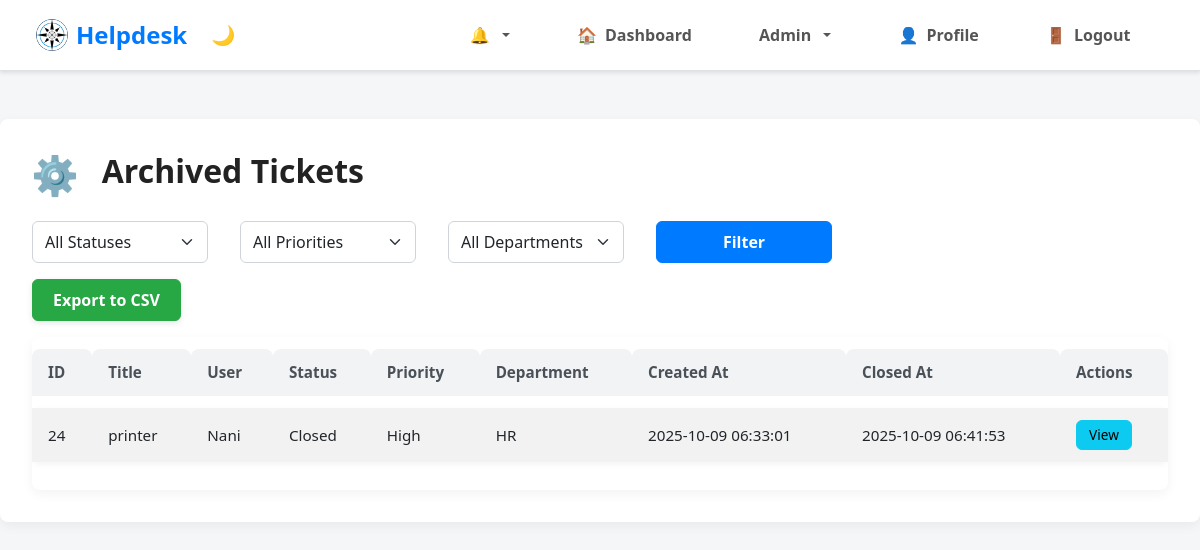
Page /archive_tickets.php (signed in) on the committed database.
### tables this page shows
CREATE TABLE `tickets` (
  `id` int(11) NOT NULL AUTO_INCREMENT,
  `title` varchar(255) NOT NULL,
  `description` text NOT NULL,
  `category` varchar(100) DEFAULT NULL,
  `priority` enum('low','medium','high') DEFAULT 'medium',
  `status` enum('open','assigned','closed') DEFAULT 'open',
  `user_id` int(11) NOT NULL,
  `assigned_to` int(11) DEFAULT NULL,
  `department_id` int(11) DEFAULT NULL,
  `created_at` timestamp NOT NULL DEFAULT current_timestamp(),
  `updated_at` timestamp NOT NULL DEFAULT current_timestamp() ON UPDATE current_timestamp(),
  `closed_at` timestamp NULL DEFAULT NULL,
  `archived` tinyint(1) NOT NULL DEFAULT 0,
  PRIMARY KEY (`id`),
  KEY `user_id` (`user_id`),
  KEY `assigned_to` (`assigned_to`),
  KEY `fk_tickets_department_id` (`department_id`),
  CONSTRAINT `fk_tickets_department_id` FOREIGN KEY (`department_id`) REFERENCES `departments` (`id`),
  CONSTRAINT `tickets_ibfk_1` FOREIGN KEY (`user_id`) REFERENCES `users` (`id`),
  CONSTRAINT `tickets_ibfk_2` FOREIGN KEY (`assigned_to`) REFERENCES `users` (`id`)
);

CREATE TABLE `users` (
  `id` int(11) NOT NULL AUTO_INCREMENT,
  `username` varchar(50) NOT NULL,
  `email` varchar(100) NOT NULL,
  `password` varchar(255) NOT NULL,
  `role` enum('user','admin') DEFAULT 'user',
  `created_at` timestamp NOT NULL DEFAULT current_timestamp(),
  `status` enum('active','inactive') DEFAULT 'active',
  `profile_picture` varchar(255) DEFAULT NULL,
  PRIMARY KEY (`id`),
  UNIQUE KEY `username` (`username`),
  UNIQUE KEY `email` (`email`)
);

CREATE TABLE `departments` (
  `id` int(11) NOT NULL AUTO_INCREMENT,
  `name` varchar(100) NOT NULL,
  `description` text DEFAULT NULL,
  PRIMARY KEY (`id`),
  UNIQUE KEY `name` (`name`)
);

### archive_tickets.php (the view, shortened to what this page needs)
<?php
include 'db.php';
$user_role = $_SESSION['role'];
$status_filter = $_GET['status'] ?? '';
$priority_filter = $_GET['priority'] ?? '';
$department_filter = $_GET['department'] ?? '';
$query = "SELECT t.*, u.username, d.name AS department_name FROM tickets t LEFT JOIN users u ON t.user_id = u.id LEFT JOIN departments d ON t.department_id = d.id WHERE t.archived = 1";
$params = [];
$query .= " ORDER BY t.closed_at DESC";
$stmt = $pdo->prepare($query);
$stmt->execute($params);
$tickets = $stmt->fetchAll();
?>
<!DOCTYPE html>
<html lang="en">
<head>
    <link href="https://cdn.jsdelivr.net/npm/bootstrap@5.3.0/dist/css/bootstrap.min.css" rel="stylesheet">
    <link rel="stylesheet" href="styles.css">
</head>
<body data-user-role="<?php echo $user_role; ?>">
    <?php include 'navbar.php'; ?>
    <div class="container mt-5">
        <h2><span class="notification-icon type-system"></span> Archived Tickets</h2>
        <form method="GET" class="row g-3 mb-3">
            <div class="col-md-2">
                <select name="status" class="form-select">
                    <option value="">All Statuses</option>
                </select>
            </div>
            <div class="col-md-2">
                <select name="priority" class="form-select">
                    <option value="">All Priorities</option>
                </select>
            </div>
            <div class="col-md-2">
                <select name="department" class="form-select">
                    <option value="">All Departments</option>
                </select>
            </div>
            <div class="col-md-2">
                <button type="submit" class="btn btn-primary w-100">Filter</button>
            </div>
        </form>
        <div class="mb-3">
            <a href="?export=1&status=<?php echo urlencode($status_filter); ?>&priority=<?php echo urlencode($priority_filter); ?>&department=<?php echo urlencode($department_filter); ?>" class="btn btn-success">Export to CSV</a>
        </div>
        <div class="table-responsive">
            <table class="table table-striped">
                <thead>
                    <tr>
                        <th>ID</th>
                        <th>Title</th>
                        <?php if ($user_role == 'admin'): ?>
                            <th>User</th>
                        <?php endif; ?>
                        <th>Status</th>
                        <th>Priority</th>
                        <th>Department</th>
                        <th>Created At</th>
                        <th>Closed At</th>
                        <th>Actions</th>
                    </tr>
                </thead>
                <tbody>
                    <?php foreach ($tickets as $ticket): ?>
                    <tr>
                        <td><?php echo $ticket['id']; ?></td>
                        <td><?php echo htmlspecialchars($ticket['title']); ?></td>
                        <?php if ($user_role == 'admin'): ?>
                            <td><?php echo htmlspecialchars($ticket['username'] ?? 'N/A'); ?></td>
                        <?php endif; ?>
                        <td><?php echo ucfirst($ticket['status']); ?></td>
                        <td><?php echo ucfirst($ticket['priority']); ?></td>
                        <td><?php echo htmlspecialchars($ticket['department_name'] ?: 'N/A'); ?></td>
                        <td><?php echo $ticket['created_at']; ?></td>
                        <td><?php echo $ticket['closed_at']; ?></td>
                        <td><?php if ($user_role == 'admin'): ?><a href="update_ticket.php?id=<?php echo $ticket['id']; ?>" class="btn btn-sm btn-info">View</a><?php else: ?><a href="view_tickets.php?id=<?php echo $ticket['id']; ?>" class="btn btn-sm btn-info">View</a><?php endif; ?></td>
                    </tr>
                    <?php endforeach; ?>
                </tbody>
            </table>
        </div>
    </div>
</body>
</html>

### styles.css (style rules this page uses)
:root { --bg-color: #f8f9fa; --text-color: #212529; --navbar-bg: #ffffff; --navbar-text: #000000; --card-bg: #ffffff; --border-color: #dee2e6; --input-bg: #ffffff; --input-border: #ced4da; --table-bg: #ffffff; --table-border: #dee2e6; --chat-bg: #ffffff; --message-border: #eee; --btn-primary: #007bff; --btn-secondary: #6c757d; }
body { background-color: var(--bg-color); color: var(--text-color); transition: background-color 0.3s, color 0.3s; }
.container { max-width: 1200px; }
.table { background-color: var(--table-bg); color: var(--text-color); }
.table th, .table td { border-color: var(--table-border); }
.btn-primary { background-color: var(--btn-primary); border-color: var(--btn-primary); }
body[data-user-role="admin"] { background-color: #f4f6f8; font-family: 'Segoe UI', Tahoma, Geneva, Verdana, sans-serif; color: #333; }
body[data-user-role="admin"] .container.mt-5 { background: #fff; padding: 2rem; border-radius: 8px; box-shadow: 0 4px 12px rgba(0,0,0,0.05); }
body[data-user-role="admin"] h2 { font-weight: 700; margin-bottom: 1.5rem; color: #222; }
body[data-user-role="admin"] form.row.g-3.mb-3 { gap: 1rem; }
body[data-user-role="admin"] .form-select, body[data-user-role="admin"] .form-control { border-radius: 6px; border: 1px solid #ced4da; padding: 0.5rem 0.75rem; font-size: 1rem; transition: border-color 0.3s ease; }
body[data-user-role="admin"] .btn-primary { background-color: #007bff; border-color: #007bff; font-weight: 600; padding: 0.5rem 1.25rem; border-radius: 6px; transition: background-color 0.3s ease; }
body[data-user-role="admin"] .btn-success { background-color: #28a745; border-color: #28a745; font-weight: 600; padding: 0.5rem 1.25rem; border-radius: 6px; transition: background-color 0.3s ease; }
body[data-user-role="admin"] .table-responsive { border-radius: 8px; overflow: hidden; box-shadow: 0 4px 12px rgba(0,0,0,0.05); }
body[data-user-role="admin"] table.table { border-collapse: separate; border-spacing: 0 0.75rem; font-size: 0.95rem; }
body[data-user-role="admin"] table.table thead tr th { background-color: #f1f3f5; color: #495057; font-weight: 600; border: none; padding: 0.75rem 1rem; text-align: left; border-top-left-radius: 8px; border-top-right-radius: 8px; }
body[data-user-role="admin"] table.table tbody tr { background-color: #ffffff; box-shadow: 0 2px 6px rgba(0,0,0,0.05); transition: box-shadow 0.3s ease; border-radius: 8px; }
body[data-user-role="admin"] table.table tbody tr td { border: none; padding: 0.75rem 1rem; vertical-align: middle; }
body[data-user-role="admin"] table.table tbody tr td a.btn { padding: 0.25rem 0.75rem; font-size: 0.85rem; border-radius: 6px; }
body[data-user-role="admin"] .mb-3 > a.btn { font-weight: 600; padding: 0.5rem 1.25rem; border-radius: 6px; box-shadow: 0 2px 6px rgba(0,0,0,0.1); transition: box-shadow 0.3s ease; }
.notification-icon { display: inline-flex; align-items: center; justify-content: center; width: 1.2em; height: 1.2em; font-size: 1.2em; margin-right: 0.4em; vertical-align: middle; }
.notification-icon::before { margin-right: 0; }
.notification-icon.type-system::before { content: "⚙️"; }

### rows in the picture
tickets: id "24", title "printer", user.username "Nani", status "Closed", priority "High", department.name "HR", created_at "2025-10-09 06:33:01", closed_at "2025-10-09 06:41:53"
